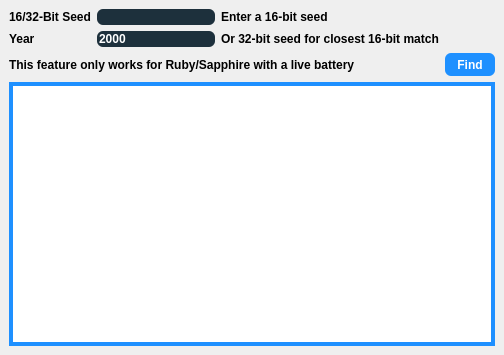
<?xml version="1.0" encoding="UTF-8"?>
<ui version="4.0">
 <class>SeedToTime3</class>
 <widget class="QMainWindow" name="SeedToTime3">
  <property name="geometry">
   <rect>
    <x>0</x>
    <y>0</y>
    <width>504</width>
    <height>355</height>
   </rect>
  </property>
  <property name="minimumSize">
   <size>
    <width>504</width>
    <height>355</height>
   </size>
  </property>
  <property name="windowTitle">
   <string>Gen 3 Seed to Time</string>
  </property>
  <property name="styleSheet">
   <string notr="true">QTabWidget {
	background-color: #274050;
	border-radius: 10px;
	margin-top: 7px;
	font-family: &quot;Myriad Pro&quot;, Montserrat;
	font-weight: 500;
}

QPushButton {
	border: none;
	border-radius: 6px;
	color: white;
	font-family: &quot;Myriad Pro&quot;, Montserrat;
	font-weight: 500;
}

QLabel {
	color: black;
	font-family: &quot;Myriad Pro&quot;, Montserrat;
	font-weight: 500;
}

QWidget QLineEdit {
	font-family: &quot;Myriad Pro&quot;, Montserrat;
	font-weight: 500;
}

QLineEdit {
	qproperty-alignment: AlignCenter;
	background-color: #1D303C;
	border:none;
	border-radius: 6px;
	color: white;
}

QTableView {
	border: 4px solid DodgerBlue;
}

QHeaderView::section {
	border: none;
	background-color: #274050;
	padding-top: 3px;
	padding-bottom: 3px;
	color: white;
}
</string>
  </property>
  <widget class="QWidget" name="centralwidget">
   <layout class="QGridLayout" name="gridLayout_2">
    <item row="0" column="0">
     <layout class="QGridLayout" name="gridLayout">
      <item row="0" column="0">
       <widget class="QLabel" name="seedLabel">
        <property name="text">
         <string>16/32-Bit Seed</string>
        </property>
       </widget>
      </item>
      <item row="0" column="1">
       <widget class="QTextBox" name="seedToTimeSeed"/>
      </item>
      <item row="0" column="2">
       <widget class="QLabel" name="descriptionLabel1">
        <property name="text">
         <string>Enter a 16-bit seed</string>
        </property>
       </widget>
      </item>
      <item row="1" column="0">
       <widget class="QLabel" name="yearLabel">
        <property name="text">
         <string>Year</string>
        </property>
       </widget>
      </item>
      <item row="1" column="1">
       <widget class="QTextBox" name="seedToTimeYear">
        <property name="text">
         <string>2000</string>
        </property>
       </widget>
      </item>
      <item row="1" column="2">
       <widget class="QLabel" name="descriptionLabel2">
        <property name="text">
         <string>Or 32-bit seed for closest 16-bit match</string>
        </property>
       </widget>
      </item>
      <item row="2" column="0" colspan="3">
       <widget class="QLabel" name="descriptionLabel3">
        <property name="text">
         <string>This feature only works for Ruby/Sapphire with a live battery</string>
        </property>
       </widget>
      </item>
      <item row="2" column="3">
       <widget class="QPushButton" name="pushButtonFind">
        <property name="minimumSize">
         <size>
          <width>50</width>
          <height>23</height>
         </size>
        </property>
        <property name="styleSheet">
         <string notr="true">QPushButton {
	background-color: DodgerBlue;
}</string>
        </property>
        <property name="text">
         <string>Find</string>
        </property>
       </widget>
      </item>
     </layout>
    </item>
    <item row="1" column="0">
     <widget class="QTableView" name="tableViewGenerator">
      <property name="maximumSize">
       <size>
        <width>16777215</width>
        <height>16777215</height>
       </size>
      </property>
      <property name="styleSheet">
       <string notr="true"/>
      </property>
      <property name="editTriggers">
       <set>QAbstractItemView::NoEditTriggers</set>
      </property>
      <property name="sortingEnabled">
       <bool>false</bool>
      </property>
      <attribute name="horizontalHeaderDefaultSectionSize">
       <number>100</number>
      </attribute>
      <attribute name="verticalHeaderVisible">
       <bool>false</bool>
      </attribute>
      <attribute name="verticalHeaderDefaultSectionSize">
       <number>20</number>
      </attribute>
      <attribute name="verticalHeaderMinimumSectionSize">
       <number>20</number>
      </attribute>
     </widget>
    </item>
   </layout>
  </widget>
  <widget class="QMenuBar" name="menubar">
   <property name="geometry">
    <rect>
     <x>0</x>
     <y>0</y>
     <width>504</width>
     <height>21</height>
    </rect>
   </property>
  </widget>
 </widget>
 <customwidgets>
  <customwidget>
   <class>QTextBox</class>
   <extends>QLineEdit</extends>
   <header>Forms/QTextBox.hpp</header>
  </customwidget>
 </customwidgets>
 <resources/>
 <connections/>
</ui>
